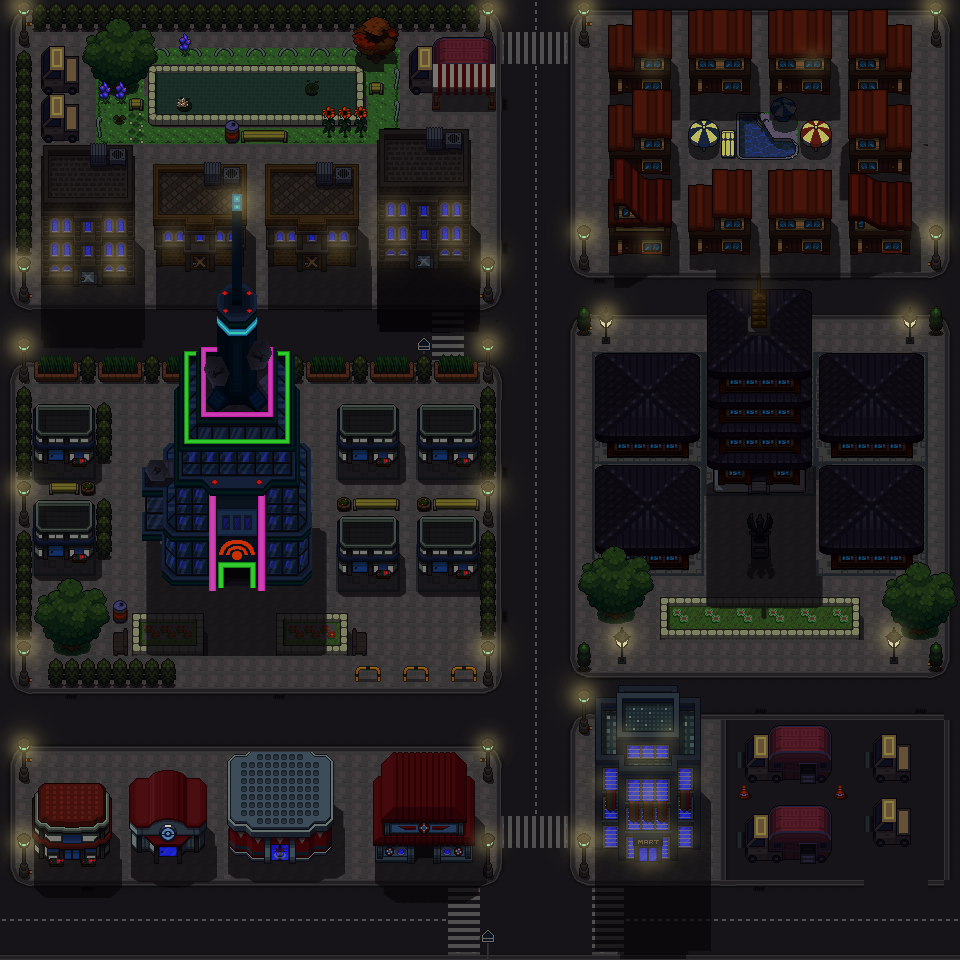

A level layout from a 2D game, rendered from its tile map. Below: a short description, then the map file with tile-grid data replaced by summaries:
An orthogonal 60x60 tile map with 16x16 px tiles, 1 tile layer (Tile Layer 2) and 75 objects (3x GarbageEntity, 2x me.LevelEntity, mainPlayer, RekiEntity).

<map version="1.0" orientation="orthogonal" renderorder="right-up" width="60" height="60" tilewidth="16" tileheight="16" nextobjectid="107">
 <tileset firstgid="1" name="city" tilewidth="16" tileheight="16">
  <image source="city.png" trans="ff00ff" width="960" height="960" />
 </tileset>
 <layer name="Tile Layer 2" width="60" height="60">
  <data>[3600 cells, 3600 non-empty, 3600 distinct tile ids]</data>
 </layer>
 <objectgroup name="collision">
  <object id="3" x="0" y="1.47059">
   <polyline points="0,0 957.353,0 957.353,954.412 0,954.412 1.47059,0" />
  </object>
  <object id="5" x="491.25" y="41.25">
   <polyline points="0,0 1.25,50 -2.75,45.75 -8.75,53.75 -52.5,53.75 -53.25,49.5 -56.25,50 -80,50 -82.5,13.75 -75,7.5 -58.75,7.5 -53.75,-6.25 -1.25,-7.5 0,-2.5" />
  </object>
  <object id="7" x="378.75" y="266.25">
   <polyline points="4,-21 85,-22 90,-135 -1.25,-136.25 -0.25,-23.5" />
  </object>
  <object id="8" x="268.75" y="261.25">
   <polyline points="2,-13 82.75,-13.25 87.5,-96.25 -3.75,-96.25 0.75,-6.25" />
  </object>
  <object id="9" x="243.75" y="162.5">
   <polyline points="0,0 -6,88 -82.25,83.75 -90,1.25 -2.5,1.25" />
  </object>
  <object id="10" x="43.75" y="143.75">
   <polyline points="0,0 87.5,1.25 85,120.75 -3.5,122 -2.5,0" />
  </object>
  <object id="11" x="20" y="283.75">
   <polyline points="0,0 -2.5,13.75 7.5,12.5 0,-1.25" />
  </object>
  <object id="12" x="483.75" y="285">
   <polyline points="0,0 -3.75,10 7.5,11.25 1.25,-3.75" />
  </object>
  <object id="13" x="608.75" y="25">
   <polyline points="0,0 5.75,205.75 297.75,209.5 301.25,-13.75 -3.75,-11.25 1.25,1.25" />
  </object>
  <object id="14" x="582.5" y="252.5">
   <polyline points="0,0 -4.25,0.75 2.25,4.75 1.25,0" />
  </object>
  <object id="15" x="581.25" y="31.25">
   <polyline points="0,0 -0.75,-2.25 1.25,-1.5 0,-1.25" />
  </object>
  <object id="16" x="931.25" y="252.5">
   <polyline points="0,0 0,13.75 11.25,12.5 0,0" />
  </object>
  <object id="17" x="201.25" y="615">
   <polyline points="0,7 -2.5,23.25 -64.75,22.75 -68.5,1.75 -0.25,4.25" />
  </object>
  <object id="18" x="278.75" y="612.5">
   <polyline points="5,4 4.25,24.75 63,23 63.75,1.25 5.25,3.25" />
  </object>
  <object id="19" x="298.75" y="440">
   <polyline points="0,0 12.5,13.75 12.5,130 4.5,129.25 -3.75,126 -118.75,128.25 -134.5,126 -137.75,84.5 -157.75,83.5 -160,26.25 -158.75,18.75 -136.25,18.75 -137.5,10 -125,0 -125,-52.5 -118.75,-57.5 -113.75,-87.5 -88.75,-95 -65,-178.75 -38.75,-101.25 -8.75,-92.5 -2.5,0" />
  </object>
  <object id="22" x="170" y="683.75">
   <polyline points="1,-8 -169,-9" />
  </object>
  <object id="24" x="170" y="650">
   <polyline points="1,-12 2.5,22.5" />
  </object>
  <object id="25" x="16.25" y="358.75">
   <polyline points="0,0 166.25,0" />
  </object>
  <object id="26" x="290" y="355">
   <polyline points="0,0 201.25,0" />
  </object>
  <object id="27" x="491.25" y="352.5">
   <polyline points="0,0 4,321 -135.5,317.75 -136.25,318.75 -10,320 -12.5,225 -10,25 -198.75,23.75" />
  </object>
  <object id="28" x="340" y="405">
   <polyline points="2,3 3,40.75 55.25,39.75 56.25,2.5 5.25,2.25" />
  </object>
  <object id="29" x="420" y="407.5">
   <polyline points="0,0 1.5,42.75 52,42.75 50.75,0.5 1.25,0" />
  </object>
  <object id="30" x="341.25" y="516.25">
   <polyline points="0,0 55,0 52.5,48 -0.75,48.5 0,-1.25" />
  </object>
  <object id="33" x="478.75" y="516.25">
   <polyline points="0,0 -56.25,1.25 -58.5,46.5 -5.5,45.25" />
  </object>
  <object id="34" x="35" y="405">
   <polyline points="0,0 71.25,2.5 70.25,41.5 -3.25,43.25 -3.75,-44" />
  </object>
  <object id="36" x="21.25" y="863.75">
   <polyline points="0,-19 -4.25,1.25 6.5,2.75 1.25,-19.25" />
  </object>
  <object id="37" x="33.75" y="786.25">
   <polyline points="0,0 2.75,52.5 21.5,60.75 57.5,60.25 71.75,55.75 75,-2.5 1.25,-2.5" />
  </object>
  <object id="38" x="128.75" y="783.75">
   <polyline points="0,0 2.75,50.5 24,58.5 55.75,59 77.5,49 78.75,-1.25 58.75,-6.25 45,-11.25 20,-5 -2.5,0" />
  </object>
  <object id="39" x="230" y="755">
   <polyline points="0,0 101.25,1.25 97.5,78.5 78.5,83.5 23,82 1.25,75.75 0,1.25" />
  </object>
  <object id="41" x="370" y="776.25">
   <polyline points="0,0 22.5,-21.25 88.75,-21.25 106.25,3.75 101.75,66.25 12.25,63.25 -1.25,0" />
  </object>
  <object id="42" x="485" y="766.25">
   <polyline points="0,0 3,-5.5 3.5,1.75 1.25,-2.5" />
  </object>
  <object id="43" x="486.25" y="863.75">
   <polyline points="0,0 -1.25,-0.25 4.5,2.25 1.25,-1.25" />
  </object>
  <object id="44" x="21.25" y="766.25">
   <polyline points="0,0 -6.25,10 3.75,12.5 1.25,-1.25 0,-25" />
  </object>
  <object id="45" x="486.25" y="763.75">
   <polyline points="0,0 1.25,-20" />
  </object>
  <object id="46" x="485" y="862.5">
   <polyline points="0,0 1.25,-26.25" />
  </object>
  <object id="47" x="665" y="601.25" width="188.75" height="19.5" />
  <object id="48" x="598.75" y="698.75" width="100.5" height="144" />
  <object id="50" x="582.5" y="837.5" width="3.75" height="24.75" />
  <object id="51" x="578.75" y="692.5" width="8.5" height="30.25" />
  <object id="52" x="750" y="802.5" width="76.25" height="38.25" />
  <object id="53" x="748.75" y="725" width="81.25" height="37.5" />
  <object id="54" x="880" y="742.5" width="28.75" height="24" />
  <object id="55" x="875" y="805" width="32.5" height="27.75" />
  <object id="56" x="597.5" y="356.25" width="96.5" height="195.25" />
  <object id="57" x="713.75" y="295" width="88.75" height="170.5" />
  <object id="58" x="830" y="361.25" width="85.75" height="170.5" />
  <object id="59" x="618.75" y="633.75" width="6" height="19.5" />
  <object id="60" x="891.25" y="631.25" width="5" height="19" />
  <object id="61" x="890" y="571.25" width="60.25" height="45.25" />
  <object id="62" x="581.25" y="557.5" width="73.25" height="42.75" />
  <object id="65" x="486.25" y="281.25">
   <polyline points="0,0 0,-22.5" />
  </object>
  <object id="66" x="582.5" y="251.25">
   <polyline points="0,0 0,-23.75" />
  </object>
  <object id="67" x="581.25" y="28.75">
   <polyline points="0,0 1.25,-18.75" />
  </object>
  <object id="68" x="487.5" y="30">
   <polyline points="0,0 -2.5,-21.25" />
  </object>
  <object id="69" x="22.5" y="40">
   <polyline points="0,0 0,-31.25" />
  </object>
  <object id="70" x="22.5" y="282.5">
   <polyline points="0,0 2.5,-21.25" />
  </object>
  <object id="71" x="935" y="255">
   <polyline points="0,0 0,-26.25" />
  </object>
  <object id="72" x="487.5" y="951.25">
   <polyline points="0,0 -1.25,-18.75" />
  </object>
  <object id="75" x="148.75" y="67.5" width="215" height="36.5" />
  <object id="82" x="35" y="501">
   <polyline points="0,0 71,0 71,43 -2,44 -2,0 -1,116 6,92 24,88 26,77 43,80 49,92 63,89 66,96 70,112 60,123 48,133 16,134 -3,118 -3,172" />
  </object>
  <object id="84" x="751" y="512" width="20" height="31" />
  <object id="95" x="168" y="680">
   <polyline points="0,0 0,92" />
  </object>
  <object id="96" x="584" y="868">
   <polyline points="0,0 0,88" />
  </object>
  <object id="97" x="620" y="636">
   <polyline points="0,0 -36,12 -48,16 -52,20 -52,80 -40,84" />
  </object>
  <object id="98" x="624" y="604">
   <polyline points="0,0 0,32" />
  </object>
  <object id="99" x="600" y="360">
   <polyline points="0,0 -16,-44 -32,-44 -32,-88 -16,-104 16,-128" />
  </object>
  <object id="102" x="492" y="360">
   <polyline points="0,0 8,-12 12,-52 -28,-116" />
  </object>
  <object id="104" x="232" y="616" width="16" height="16" />
 </objectgroup>
 <objectgroup name="Entity">
  <object id="76" name="me.LevelEntity" x="11.25" y="896.25" width="16.25" height="48.75">
   <properties>
    <property name="duration" value="250" />
    <property name="fade" value="#000000" />
    <property name="to" value="toCity3b" />
   </properties>
  </object>
  </objectgroup>
</map>
<!-- 6 of 75 objects omitted -->